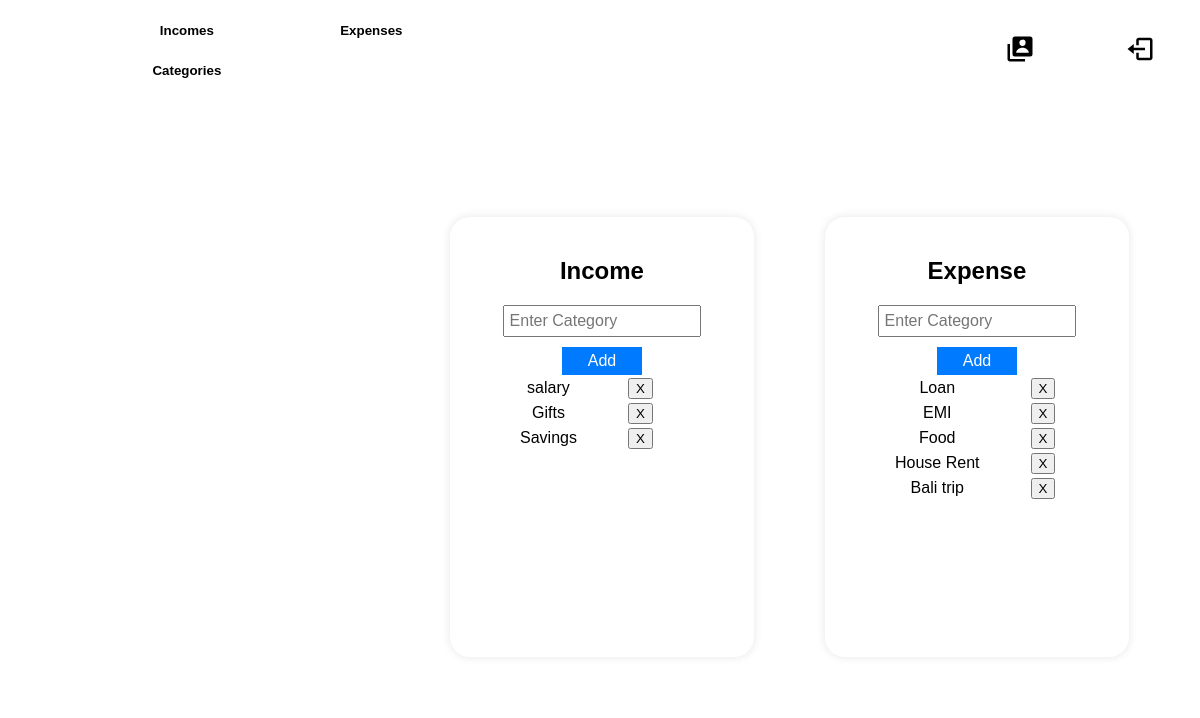
The app's page /settings (signed in) with its own data.
### FinTech/models.py (models this page shows)
class IncomeCategory(models.Model):
    name = models.CharField(max_length=50)
    user = models.ForeignKey(User, related_name='user_inc_catg', on_delete=models.CASCADE)
    def __str__(self):
        return self.name

class ExpenseCategory(models.Model):
    name = models.CharField(max_length=50)
    user = models.ForeignKey(User, related_name='user_exp_catg', on_delete=models.CASCADE)
    def __str__(self):
        return self.name

### FinTech/views.py (the view)
# urls.py: path('settings',views.settings,name="settings"),
def settings(request):
    if request.user.is_authenticated:
        profile = request.user
        expense_categories = ExpenseCategory.objects.filter(user=profile)
        income_categories = IncomeCategory.objects.filter(user=profile)
        if request.method == "POST":
            profile.first_name = request.POST['first_name']
            profile.last_name = request.POST['last_name']
            profile.email = request.POST['email']
            profile.save()
            return redirect("/profile")
        return render(request, "settings.html", {"profile": profile, "expense_categories": expense_categories, "income_categories": income_categories})
    return redirect("/")

### templates/settings.html (shortened to what this page needs)
{% load static %}
<!DOCTYPE html>
<html lang="en">
<head>
    <link rel="stylesheet" href="{% static 'css/setting.css' %}" type="text/css" media="all" >
    <link rel="stylesheet" href="{% static 'css/nav.css' %}" type="text/css" media="all" >
</head>
<body>
<nav class="nav">
    <a href="/dashboard" id="logo"><h1>FinTech.</h1></a>
     <div class="nav-button">
         <button class="btn" id="Income" onclick="location.href='/incomes'">Incomes</button>
         <button class="btn" id="Expense" onclick="location.href='/expenses'">Expenses</button>
         <button class="btn" id="Setting" onclick="location.href='/settings'">Categories</button>
     </div>
     <div class="nav-logo">
         <button class="btn left" id="Profile" onclick="location.href='/profile'"><img/></button>
         <button class="btn left" id="Logout" onclick="location.href='/logout'"><img/></button>
     </div>
 </nav>
    <div class="main-container">
        <div class="container">
            <form method="post" action="/add-income-category">
                <h2>Income</h2>
                <input type="text" id="income" name="name" class="input-field" placeholder="Enter Category">
                <input type="submit" value="Add" class="add-button">
            </form>
            <table>
                {% for category in income_categories %}
                    <tr>
                        <td style="padding-right: 3em;padding-left: 3em;">{{category}}</td>
                        <td><button class="btn" onclick="location.href='/remove-income-category/{{category.id}}'">X</button></td>
                    </tr>
                {% endfor %}
            </table>
        </div>
        <div class="container">
            <form method="post" action="/add-expense-category">
                <h2>Expense</h2>
                <input type="text" id="expense" name="name" class="input-field" placeholder="Enter Category">
                <input type="submit" value="Add" class="add-button">
            </form>
            <table>
                {% for category in expense_categories %}
                    <tr>
                        <td style="padding-right: 3em;padding-left: 3em;">{{category}}</td>
                        <td><button class="btn" onclick="location.href='/remove-expense-category/{{category.id}}'">X</button></td>
                    </tr>
                {% endfor %}
            </table>
        </div>
    </div>
</body>
</html>

### static/css/setting.css (style rules this page uses)
body { font-family: Arial, sans-serif; margin: 0; padding: 0; background: url(mon.jpg); }
.nav { display: flex; width: 100%; justify-content: center; align-items: center; margin-top: 10px; }
.nav-logo { display: flex; flex-direction: row; justify-content: center; align-items: center; color: #ffffff; margin-right: 0px; margin-left: 490px; }
#logo { text-decoration: none; color: #ffffff; }
.left { width: 130px; height: 40px; font-weight: 700; background: rgba(255, 255, 255, 0.4); border: none; border-radius: 30px; cursor: pointer; transition: .3s ease; margin: 0 25px; box-shadow: 0 0 5px rgb(255, 254, 254); }
.nav-button .btn { width: 130px; height: 40px; font-weight: 700; background: rgba(255, 255, 255, 0.4); border: none; border-radius: 30px; cursor: pointer; transition: .3s ease; margin: 0 25px; box-shadow: 0 0 5px rgb(255, 254, 254); }
#Logout { width: 70px; }
#Profile { width: 70px; }
body { font-family: Arial, sans-serif; margin: 0; padding: 0; background: url(dark-gradient.jpg); }
.main-container { display: flex; flex-direction: row; width: 750px; height: 500px; background: #ffffffa8; margin-top: 100px; margin-left: 400px; border-radius: 20px; }
.container { max-width: 400px; height: 400px; margin: 0 auto; padding: 20px; background-color: #fff; box-shadow: 0 0 10px rgba(0, 0, 0, 0.1); text-align: center; margin-left: 50px; margin-top: 27px; border-radius: 20px; }
.input-field { width: 70%; padding: 5px; font-size: 16px; margin-bottom: 10px; }
.add-button { width: 30%; padding: 5px; background-color: #007bff; color: #fff; border: none; cursor: pointer; font-size: 16px; }

### static/css/nav.css (style rules this page uses)
body { font-family: Arial, sans-serif; margin: 0; padding: 0; background: url(milky.jpg); }
.nav { display: flex; width: 100%; justify-content: center; align-items: center; margin-top: 10px; }
.nav-logo { display: flex; flex-direction: row; justify-content: center; align-items: center; color: #ffffff; margin-right: 0px; margin-left: 490px; }
#logo { text-decoration: none; color: #ffffff; }
.left { width: 130px; height: 40px; font-weight: 700; background: rgba(255, 255, 255, 0.4); border: none; border-radius: 30px; cursor: pointer; transition: .3s ease; margin: 0 25px; box-shadow: 0 0 5px rgb(255, 254, 254); }
.nav-button .btn { width: 130px; height: 40px; font-weight: 700; background: rgba(255, 255, 255, 0.4); border: none; border-radius: 30px; cursor: pointer; transition: .3s ease; margin: 0 25px; box-shadow: 0 0 5px rgb(255, 254, 254); }
#Logout { width: 70px; }
#Profile { width: 70px; }

### records on screen
IncomeCategory: name "salary"
IncomeCategory: name "Gifts"
IncomeCategory: name "Savings"
ExpenseCategory: name "Loan"
ExpenseCategory: name "EMI"
ExpenseCategory: name "Food"
ExpenseCategory: name "House Rent"
ExpenseCategory: name "Bali trip"
